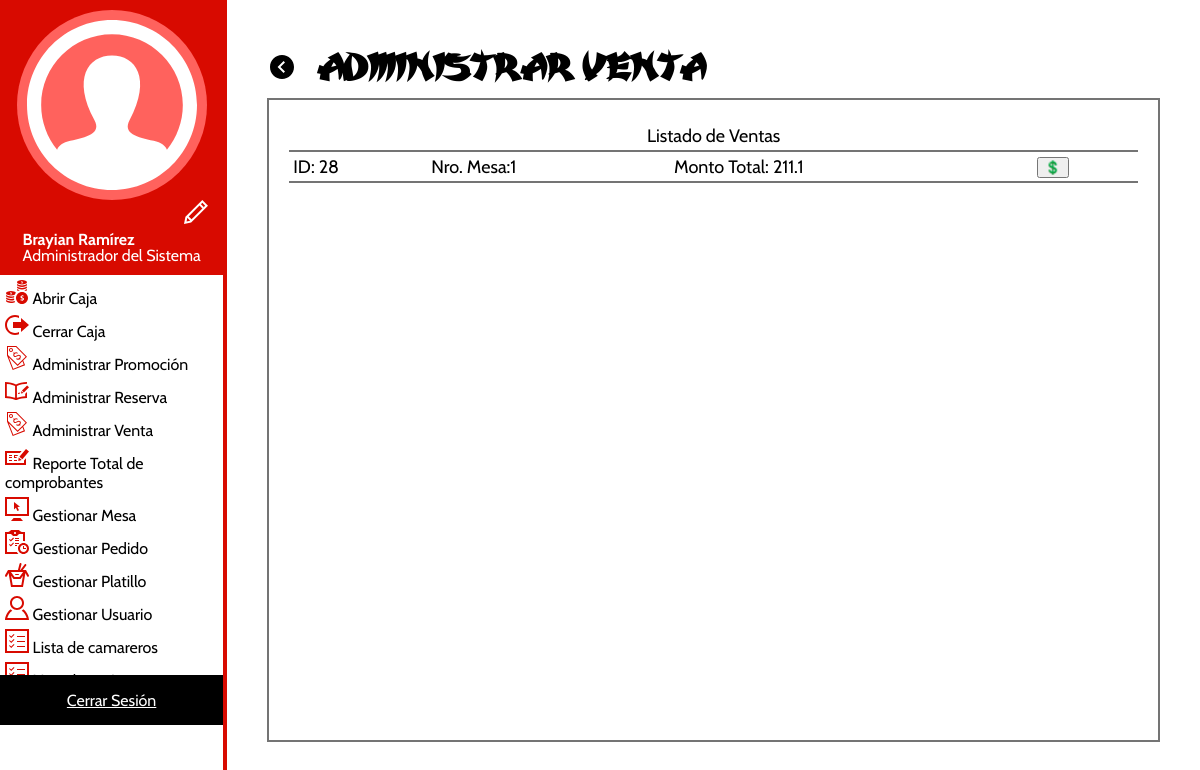
Page /PHP/opAdmVenta.php (signed in) on the committed database.
### tables this page shows
CREATE TABLE `comprobante` (
  `id_comprobante` int(11) NOT NULL,
  `id_caja_dia` int(11) NOT NULL,
  `id_descuento` int(11) DEFAULT NULL,
  `estado_comprobante` tinyint(1) DEFAULT '0',
  `id_usuario` int(11) NOT NULL,
  `id_mesa` int(11) NOT NULL
);

### PHP/opAdmVenta.php (the view, shortened to what this page needs)
<?php
    include('conexion.php');
?>
<!DOCTYPE html>
<html lang="es">
<head>
    <link rel="stylesheet" href="../CSS/opAdmPromocion.css">
</head>
<body>
<?php
   switch($_SESSION['tipo_usuario']){
       case 'Administrador del Sistema':
           include("headerAdmSistema.php");
       break;
   }
  ?>
    <main>
        <div class="cabecera">
            <a class="volver" href="home.php">
                <svg xmlns="http://www.w3.org/2000/svg" width="24" height="24" viewBox="0 0 24 24"><path d="M0 12c0 6.627 5.373 12 12 12s12-5.373 12-12-5.373-12-12-12-12 5.373-12 12zm7.58 0l5.988-5.995 1.414 1.416-4.574 4.579 4.574 4.59-1.414 1.416-5.988-6.006z"/></svg>
            </a>
            <h2>ADMINISTRAR VENTA</h2>
        </div>
        <div class="contenido">
            <div class="contenido-tabla">
                <table class="lista" border="1">
                <tbody>
                        <tr class="encabezado-tabla">
                            <td colspan=4 style="text-align:center;">Listado de Ventas</td>
                        </tr>
                        <?php
                            $solicitud = "SELECT C.id_comprobante, DVP.id_mesa, SUM(DVP.cantidad_plato*DVP.costo_plato) AS monto_total FROM Comprobante AS C
                                INNER JOIN det_venta_plato AS DVP
                                ON C.id_comprobante = DVP.id_comprobante
                                WHERE C.estado_comprobante='0'
                                GROUP BY C.id_comprobante";
                            $resultado = mysqli_query($conexion, $solicitud);
                            foreach($resultado as $ventas)
                            {
                        ?>
                        <tr>
                            <td>ID: <?php echo $ventas['id_comprobante']?></td>
                            <td>Nro. Mesa:<?php echo $ventas['id_mesa']?></td>
                            <td>Monto Total: <?php echo ($ventas['monto_total'])?></td>
                            <td>
                                <form action="opAdmVenta2.php" method="POST">
                                    <button>💲</button>
                                </form>
                            </td>
                        </tr>
                        <?php
                            }
                        ?>
                    </tbody>
                </table>
            </div>
        </div>
    </main>
</body>
</html>
</body>
</html>

### CSS/opAdmyGes.css (style rules this page uses)
.cabecera { display: flex; align-items: center; }
.cabecera>h2 { line-height: 0; margin-left: 20px; }
.volver>svg { width: 30px; transition: .2s ease-in; }
.contenido { height: 75vh; border: 2px solid rgb(116, 116, 116); padding: 20px; display: flex; flex-direction: column; }
table { width: 100%; }

### CSS/administrador.css (style rules this page uses)
body { display: flex; margin: 0 ; padding:0; overflow: hidden; }
h1,h2 { font-family: var(--tipografia-título); }
a { text-decoration: none; }
main { width: 80%; padding: 40px; }

### CSS/principal.css (style rules this page uses)
:root { --tamaño-logo: 80px; --tamaño-logo-grande: 170px; --tamaño-títulos: 35px; --tamaño-subtítulos: 25px; --tamaño-párrafos: 16px; --color-primario: #D80A00; --color-secundario: #DB6D00; --color-terciario: #FF625D; --sobra-basica: 0 5px 8px 5px rgba(0, 0, 0, .25); --tipografia-título: 'Karate'; --tipografia-párrafos: 'Cabin', sans-serif; --linea-abajo: 3px solid black; --transicion: .2s ease-in; --transicion-larga: .5s ease-in; }
body { font-family: var(--tipografia-párrafos); min-height: 97.6vh; }
h2 { font-size: var(--tamaño-títulos); }
a { color: black; }
table.lista { border: 2px solid #FFFFFF; background-color: #FFFFFF; width: 100%; text-align: left; border-collapse: collapse; }
table.lista td { padding: 3px 2px; white-space: nowrap; }
table.lista tbody td { font-size: 18px; }
table.lista>tbody>tr { border-bottom: 2px solid rgb(116, 116, 116); }

### rows in the picture
comprobante: id_comprobante "28", id_mesa "1", monto_total "211.1"

### other values in the picture
$_SESSION["nombre_completo"] "Brayian Ramírez"
$_SESSION["tipo_usuario"] "Administrador del Sistema"
